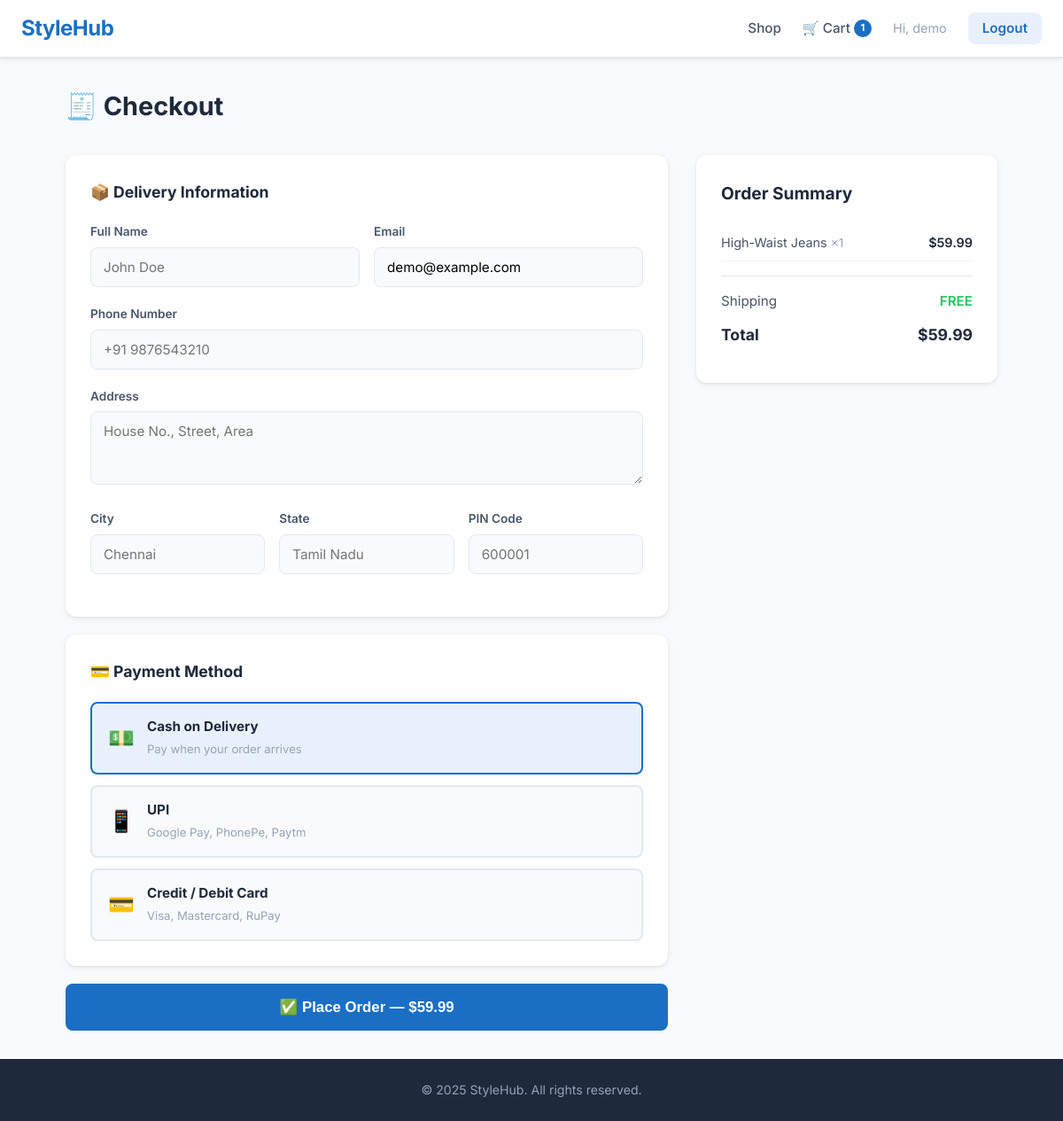
The app's page /checkout/ (signed in) with its own data.
### store/models.py (models this page shows, shortened)
class Cart(models.Model):
    user = models.OneToOneField(User, on_delete=models.CASCADE, related_name='cart')
    created_at = models.DateTimeField(auto_now_add=True)
    def get_total(self):
        return sum(item.get_subtotal() for item in self.items.all())
    def get_item_count(self):
        return sum(item.quantity for item in self.items.all())

class CartItem(models.Model):
    cart = models.ForeignKey(Cart, on_delete=models.CASCADE, related_name='items')
    product = models.ForeignKey(Product, on_delete=models.CASCADE)
    quantity = models.PositiveIntegerField(default=1)
    def get_subtotal(self):
        return self.product.price * self.quantity

class Product(models.Model):
    name = models.CharField(max_length=200)
    description = models.TextField()
    price = models.DecimalField(max_digits=10, decimal_places=2)
    category = models.ForeignKey(Category, on_delete=models.CASCADE, related_name='products')
    image_url = models.URLField(blank=True, default='')
    stock = models.PositiveIntegerField(default=10)
    created_at = models.DateTimeField(auto_now_add=True)

### store/views.py (the view, shortened to what this page needs)
# urls.py: path('checkout/', views.checkout_view, name='checkout'),
@login_required
def checkout_view(request):
    cart, _ = Cart.objects.get_or_create(user=request.user)
    items = cart.items.select_related('product').all()
    if not items:
        messages.error(request, 'Your cart is empty!')
        return redirect('cart')
    return render(request, 'store/checkout.html', {
        'cart': cart,
        'items': items,
        'cart_count': cart.get_item_count(),
        'user': request.user,
    })

### store/templates/store/checkout.html (shortened to what this page needs)
{% extends 'store/base.html' %}
{% block content %}
<div class="checkout-container">
  <h2 class="page-title">🧾 Checkout</h2>
  <div class="checkout-layout">
    <div class="checkout-form-wrap">
      <form method="POST" action="{% url 'checkout' %}">
        <div class="form-section">
          <h3 class="section-title">📦 Delivery Information</h3>
          <div class="form-row">
            <div class="form-group">
              <label>Full Name</label>
              <input type="text" name="full_name" placeholder="John Doe" required value="{{ user.get_full_name }}"/>
            </div>
            <div class="form-group">
              <label>Email</label>
              <input type="email" name="email" placeholder="you@email.com" required value="{{ user.email }}"/>
            </div>
          </div>
          <div class="form-group">
            <label>Phone Number</label>
            <input type="tel" name="phone" placeholder="+91 9876543210" required/>
          </div>
          <div class="form-group">
            <label>Address</label>
            <textarea name="address" rows="3" placeholder="House No., Street, Area" required></textarea>
          </div>
          <div class="form-row">
            <div class="form-group">
              <label>City</label>
              <input type="text" name="city" placeholder="Chennai" required/>
            </div>
            <div class="form-group">
              <label>State</label>
              <input type="text" name="state" placeholder="Tamil Nadu" required/>
            </div>
            <div class="form-group">
              <label>PIN Code</label>
              <input type="text" name="pincode" placeholder="600001" required maxlength="10"/>
            </div>
          </div>
        </div>
        <div class="form-section">
          <h3 class="section-title">💳 Payment Method</h3>
          <div class="payment-options">
            <label class="payment-option">
              <span class="payment-label">
                <span class="payment-icon">💵</span>
                <span>
                  <strong>Cash on Delivery</strong>
                  <small>Pay when your order arrives</small>
                </span>
              </span>
            </label>
            <label class="payment-option">
              <span class="payment-label">
                <span class="payment-icon">📱</span>
                <span>
                  <strong>UPI</strong>
                  <small>Google Pay, PhonePe, Paytm</small>
                </span>
              </span>
            </label>
            <label class="payment-option">
              <span class="payment-label">
                <span class="payment-icon">💳</span>
                <span>
                  <strong>Credit / Debit Card</strong>
                  <small>Visa, Mastercard, RuPay</small>
                </span>
              </span>
            </label>
          </div>
        </div>
        <button type="submit" class="btn-primary full-width place-order-btn">
          ✅ Place Order — ${{ cart.get_total }}
        </button>
      </form>
    </div>
    <div class="cart-summary">
      <h3>Order Summary</h3>
      {% for item in items %}
      <div class="checkout-item">
        <span class="checkout-item-name">{{ item.product.name }} <span class="checkout-qty">×{{ item.quantity }}</span></span>
        <span class="checkout-item-price">${{ item.get_subtotal }}</span>
      </div>
      {% endfor %}
      <div class="summary-divider"></div>
      <div class="summary-row">
        <span>Shipping</span>
        <span class="free-ship">FREE</span>
      </div>
      <div class="summary-row total-row">
        <span>Total</span>
        <span>${{ cart.get_total }}</span>
      </div>
    </div>
  </div>
</div>
{% endblock %}

### store/templates/store/base.html (shortened to what this page needs)
{% load static %}
<!DOCTYPE html>
<html lang="en">
<head>
  <link rel="stylesheet" href="{% static 'store/css/style.css' %}">
</head>
<body>
{% if user.is_authenticated %}
<header class="navbar">
  <div class="nav-inner">
    <a href="{% url 'home' %}" class="logo">StyleHub</a>
    <nav class="nav-links">
      <a href="{% url 'home' %}">Shop</a>
      <a href="{% url 'cart' %}" class="cart-link">
        🛒 Cart
        {% if cart_count %}<span class="cart-badge">{{ cart_count }}</span>{% endif %}
      </a>
      <span class="nav-user">Hi, {{ user.username }}</span>
      <a href="{% url 'logout' %}" class="btn-logout">Logout</a>
    </nav>
  </div>
</header>
{% endif %}
<main>
  {% block content %}{% endblock %}
</main>
<footer class="footer">
  <p>&copy; 2025 StyleHub. All rights reserved.</p>
</footer>
</body>
</html>

### records on screen
Cart: get_total "59.99"
CartItem: product.name "High-Waist Jeans", quantity "1", get_subtotal "59.99"

### other values on screen
{{ cart_count }} "1"
{{ user.username }} "demo"
